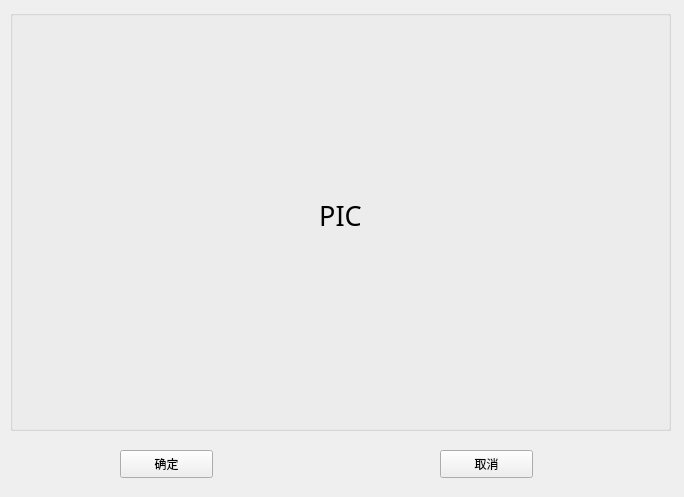
<?xml version="1.0" encoding="UTF-8"?>
<ui version="4.0">
 <class>DisplayPic</class>
 <widget class="QWidget" name="DisplayPic">
  <property name="geometry">
   <rect>
    <x>0</x>
    <y>0</y>
    <width>684</width>
    <height>497</height>
   </rect>
  </property>
  <property name="windowTitle">
   <string>DisplayPic</string>
  </property>
  <widget class="QGroupBox" name="groupBox">
   <property name="geometry">
    <rect>
     <x>10</x>
     <y>10</y>
     <width>661</width>
     <height>421</height>
    </rect>
   </property>
   <property name="title">
    <string/>
   </property>
   <widget class="QLabel" name="label">
    <property name="geometry">
     <rect>
      <x>20</x>
      <y>20</y>
      <width>621</width>
      <height>371</height>
     </rect>
    </property>
    <property name="font">
     <font>
      <family>Adobe Devanagari</family>
      <pointsize>20</pointsize>
     </font>
    </property>
    <property name="text">
     <string>PIC</string>
    </property>
    <property name="alignment">
     <set>Qt::AlignCenter</set>
    </property>
   </widget>
  </widget>
  <widget class="QPushButton" name="pushButton">
   <property name="geometry">
    <rect>
     <x>120</x>
     <y>450</y>
     <width>93</width>
     <height>28</height>
    </rect>
   </property>
   <property name="font">
    <font>
     <family>黑体</family>
     <pointsize>9</pointsize>
    </font>
   </property>
   <property name="text">
    <string>确定</string>
   </property>
  </widget>
  <widget class="QPushButton" name="pushButton_2">
   <property name="geometry">
    <rect>
     <x>440</x>
     <y>450</y>
     <width>93</width>
     <height>28</height>
    </rect>
   </property>
   <property name="font">
    <font>
     <family>黑体</family>
     <pointsize>9</pointsize>
    </font>
   </property>
   <property name="text">
    <string>取消</string>
   </property>
  </widget>
 </widget>
 <layoutdefault spacing="6" margin="11"/>
 <resources/>
 <connections/>
</ui>
